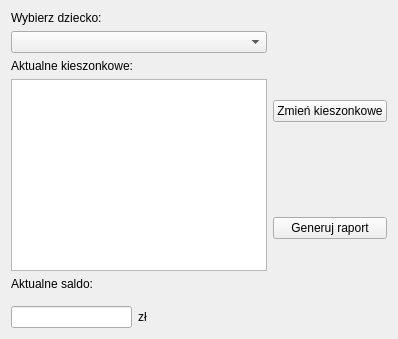
     <widget class="QWidget" name="tab_dzieci">
      <attribute name="title">
       <string>Dzieci</string>
      </attribute>
      <layout class="QHBoxLayout" name="horizontalLayout_27">
       <item>
        <layout class="QVBoxLayout" name="verticalLayout_15">
         <item>
          <widget class="QLabel" name="label_39">
           <property name="text">
            <string>Wybierz dziecko:</string>
           </property>
          </widget>
         </item>
         <item>
          <widget class="QComboBox" name="comboBox_6"/>
         </item>
         <item>
          <widget class="QLabel" name="label_40">
           <property name="text">
            <string>Aktualne kieszonkowe:</string>
           </property>
          </widget>
         </item>
         <item>
          <widget class="QTableView" name="tableView_5"/>
         </item>
         <item>
          <widget class="QLabel" name="label_41">
           <property name="text">
            <string>Aktualne saldo:</string>
           </property>
          </widget>
         </item>
         <item>
          <layout class="QHBoxLayout" name="horizontalLayout_28">
           <property name="topMargin">
            <number>9</number>
           </property>
           <item>
            <widget class="QLineEdit" name="lineEdit_7"/>
           </item>
           <item>
            <widget class="QLabel" name="label_42">
             <property name="text">
              <string>zł</string>
             </property>
            </widget>
           </item>
           <item>
            <spacer name="horizontalSpacer_23">
             <property name="orientation">
              <enum>Qt::Horizontal</enum>
             </property>
             <property name="sizeHint" stdset="0">
              <size>
               <width>40</width>
               <height>20</height>
              </size>
             </property>
            </spacer>
           </item>
          </layout>
         </item>
        </layout>
       </item>
       <item>
        <layout class="QVBoxLayout" name="verticalLayout_14">
         <item>
          <widget class="QPushButton" name="pushButton_18">
           <property name="text">
            <string>Zmień kieszonkowe</string>
           </property>
          </widget>
         </item>
         <item>
          <widget class="QPushButton" name="pushButton_20">
           <property name="text">
            <string>Generuj raport</string>
           </property>
          </widget>
         </item>
        </layout>
       </item>
      </layout>
     </widget>
